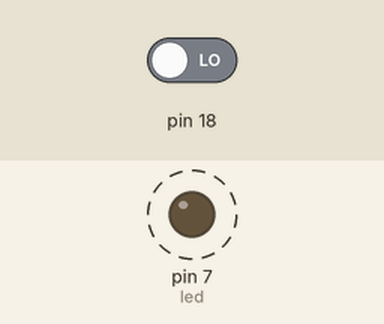
Bench run of a sketch on a simulated Arduino Uno, built with avr-gcc and run on an emulated ATmega328P. Shown: output pins drawn as LEDs (lit = HIGH). Dashed ring = blinking. The inputs (shaded band) are chosen by the test bench; at power-on: pin 18 LOW.

Above: at 0.06 s.
Timing chart, 0 to 3.0 s (numbered marks = the images above):
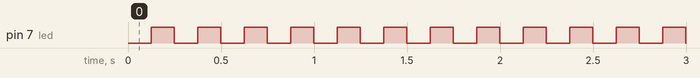

The sketch:

timer_led.ino
```cpp
#define F_OSC 16000000
#define bottom 0
#define max 0xFF

ISR(TIMER1_COMPA_vect){
  PORTD ^= (1<<PD7);
}

int main(void){
  DDRD |= (1<<PD7); //setare iesire
  PORTD &= ~(1<<PD7); //led stins

  TCCR1A |= (1<<COM1A1);
  TCCR1B |= (1<<CS12) | (1<<CS10) | (1<<WGM12);//prescalar 256 cu mod CTC
  OCR1A = 1952; //prag focn=fosc/2/scalar/(1+ocn1a)

  TIMSK1 |= (1<<TOIE1) | (1<<OCIE1A); //setare intrerupere output compare match a
  PCICR = (1<<PCIE1);
  PCMSK1 = (1<<PCINT4);
  sei();
  while(1){}
}
```

Measured:
- by itself, pin 7 (led): alternates HIGH for 0.12 s and LOW for 0.12 s
